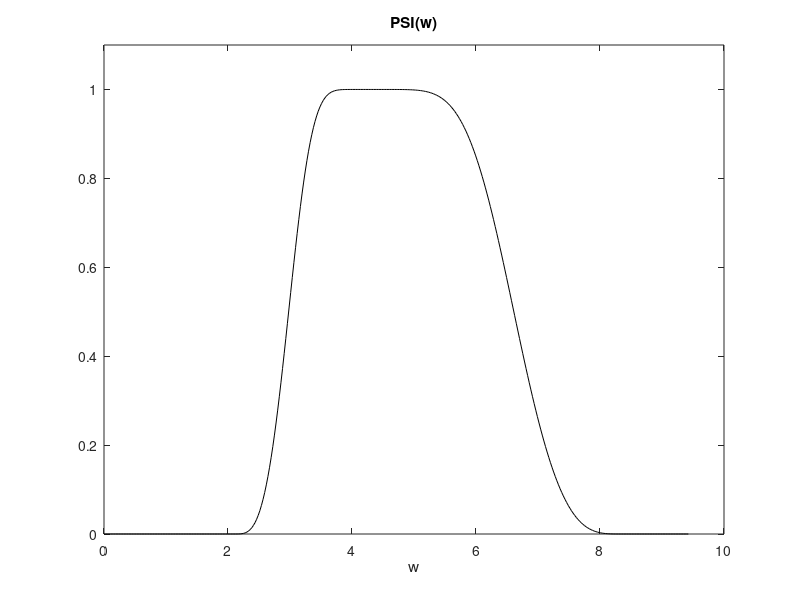

This figure's MATLAB source:
% Display of Meyer 1/2 PSI(w) (right side)
Np=120; %samples per pi
w=0:(pi/Np):(3*pi); %frequencies
L=length(w);
n23=1+((2*Np)/3); %samples for 0..2/3 pi
n43=1+((4*Np)/3); %samples for 0..4/3 pi
n83=1+((8*Np)/3); %samples for 0..8/3 pi

wc1=w(n23:n43); %zone 1
wc2=w((n43+1):n83); %zone 2

x1=((3/(2*pi))*abs(wc1))-1;
x2=((3/(4*pi))*abs(wc2))-1;

nu1=35-(84*x1)+(70*(x1.^2))-(20*(x1.^3));
nu1=(x1.^4).*nu1;
nu2=35-(84*x2)+(70*(x2.^2))-(20*(x2.^3));
nu2=(x2.^4).*nu2;

PSI=zeros(1,L);

PSI(1:(n23-1))=0;
PSI(n23:n43)=(exp(j*wc1/2).*sin((pi/2)*nu1));
PSI((n43+1):n83)=(exp(j*wc2/2).*cos((pi/2)*nu2));

figure(1)
plot(w,abs(PSI),'k');
xlabel('w'); title('PSI(w)');
axis([0 10 0 1.1]);
